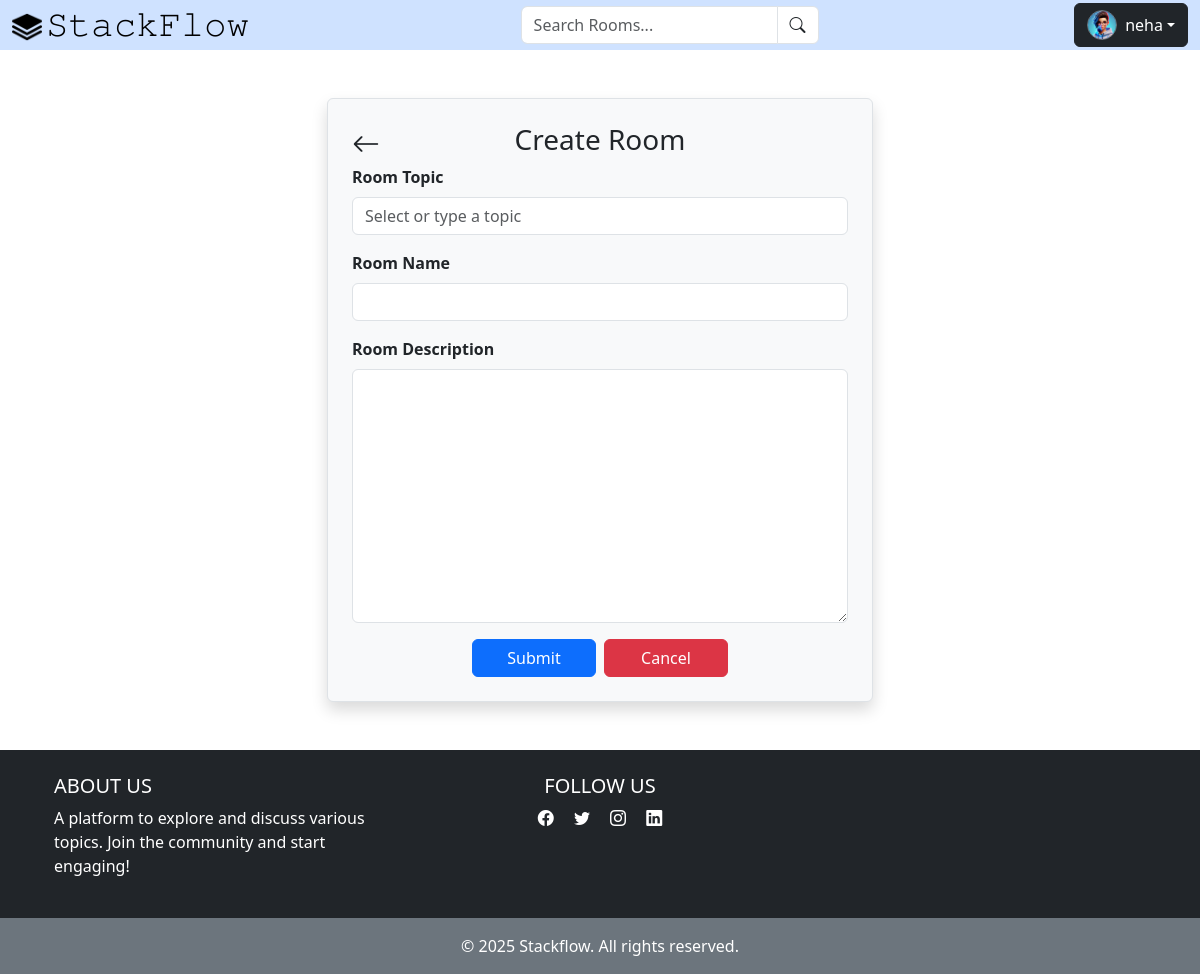
The page /createRoom (signed in) on the database its author committed.
### stackflow/models.py (models this page shows)
class User(AbstractUser):
    name=models.CharField(max_length=200,null=True)
    email=models.EmailField(unique=True,null=True)
    bio=models.TextField(null=True)
    avator=models.ImageField(null=True,default="defaultUserImg.jpg")
    USERNAME_FIELD = 'email'
    REQUIRED_FIELDS = []

### stackflow/views.py (the view, shortened to what this page needs)
# urls.py: path('createRoom',views.createRoom,name='createRoom' ),
@login_required(login_url='login')
def createRoom(request):
    form=RoomForm()
    topics=Topic.objects.all()
    header='Create Room'
    context={'form':form,'topics':topics,'header':header}
    return render(request,'room_form.html',context)

### stackflow/form.py
class RoomForm(ModelForm):
    class Meta:
        model=Room
        fields='__all__'
        exclude=['host','participants']

### stackflow/templates/room_form.html (shortened to what this page needs)
<!DOCTYPE html>
<html lang="en">
<head>
    <link href="https://cdn.jsdelivr.net/npm/bootstrap@5.3.3/dist/css/bootstrap.min.css" rel="stylesheet">
</head>
<body>
    {% extends 'main.html' %}
    {% block content %}
    {% load widget_tweaks %}
    <div class="container mt-5">
        <div class="row justify-content-center">
            <div class="col-12 col-md-8 col-lg-6">
                <form method="POST" action="" class="p-4 border rounded shadow bg-light">
                    <div class="d-flex justify-content-between position-relative">
                        <a href="{% url 'home' %}" class="text-dark text-center"><i class="bi bi-arrow-left fs-3"></i></a>
                        <h3 class="mb-4 position-absolute start-50 translate-middle-x">{{header}}</h3>
                    </div>
                    <div class="mb-3">
                        <label for="Room_topic" class="form-label fw-bold">Room Topic</label>
                        <input type="text" class="form-control" value="{{ room.topic.name }}" name="topic" id="Room-list" list="topic-list" placeholder="Select or type a topic" required>
                    </div>
                    <div class="mb-3">
                        <label for="Room_name" class="form-label fw-bold">Room Name</label>
                        {{ form.name|add_class:"form-control" }}
                    </div>
                    <div class="mb-3">
                        <label for="Room_description" class="form-label fw-bold">Room Description</label>
                        {{ form.description|add_class:"form-control" }}
                    </div>
                    <div class="d-flex flex-column flex-md-row justify-content-center gap-2">
                        <button type="submit" class="btn btn-primary w-25 ">Submit</button>
                        <a href="{% url 'home' %}" class="btn btn-danger w-25 ">Cancel</a>
                    </div>
                    </div>
            </div>
        </div>
    {% endblock content %}

### stackflow/templates/navbar.html (shortened to what this page needs)
<!DOCTYPE html>
<html lang="en">
<head>
    <link href="https://cdn.jsdelivr.net/npm/bootstrap@5.3.3/dist/css/bootstrap.min.css" rel="stylesheet">
    <link rel="stylesheet" href="https://cdn.jsdelivr.net/npm/bootstrap-icons/font/bootstrap-icons.css">
</head>
<body>
    <nav class="navbar navbar-expand-lg bg-body-tertiary fs-5 p-0">
        <div class="container-fluid bg-primary-subtle">
            <div class="">
                <img src="/static/images/logo.png" alt="" class="mb-2" width="30" height="30"><a class="navbar-brand fs-2 ms-1" href="{% url 'home' %}" >𝚂𝚝𝚊𝚌𝚔𝙵𝚕𝚘𝚠</a>
            </div>
            <div class="collapse navbar-collapse" id="navbarSupportedContent">
                <div class="d-flex flex-grow-1 justify-content-center w-100">
                    <form method="GET" action="{% url 'home' %}" class="d-flex" name="search">
                        <div class="input-group">
                            <input class="form-control shadow-none" type="text" name="q" placeholder="Search Rooms..." aria-label="Search">
                            <button class="btn bg-white border" type="submit">
                            <i class="bi bi-search"></i></button>
                        </div>
                    </form>
                </div>
                <div class="d-flex flex-grow-1 justify-content-end align-items-center gap-3">
                    {% if request.user.is_authenticated %}
                    <div class="dropdown">
                        <button class="btn btn-dark dropdown-toggle d-flex align-items-center"
                            type="button" id="dropdownMenuButton"
                            data-bs-toggle="dropdown" aria-expanded="false">
                            <img src="{{ request.user.avator.url }}"
                                class="rounded-circle border border-secondary me-2"
                                width="30" height="30">
                            {{ request.user.username }}
                        </button>
                    </div>
                    {% else %}
                    <a href="{% url 'login' %}" class="text-decoration-none text-danger d-flex align-items-center">
                        <i class="bi bi-person-fill-exclamation me-1"></i> Login
                    </a>
                    {% endif %}
                </div>
            </div>
        </div>
    </nav>
</body>
</html>

### rows shown on the page
User: user.avator (picture), user.username "neha"

### other values the page prints
{{ header }} "Create Room"
{{ 2025 }} "2025"
